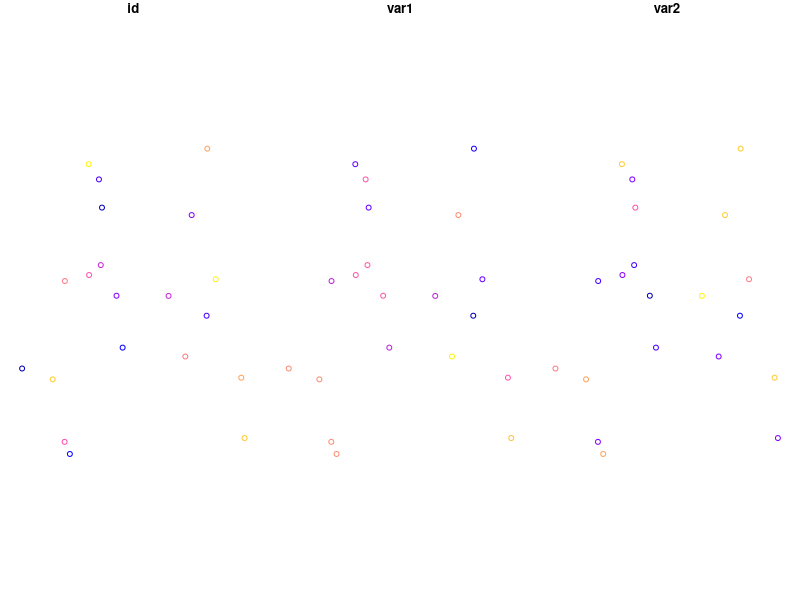
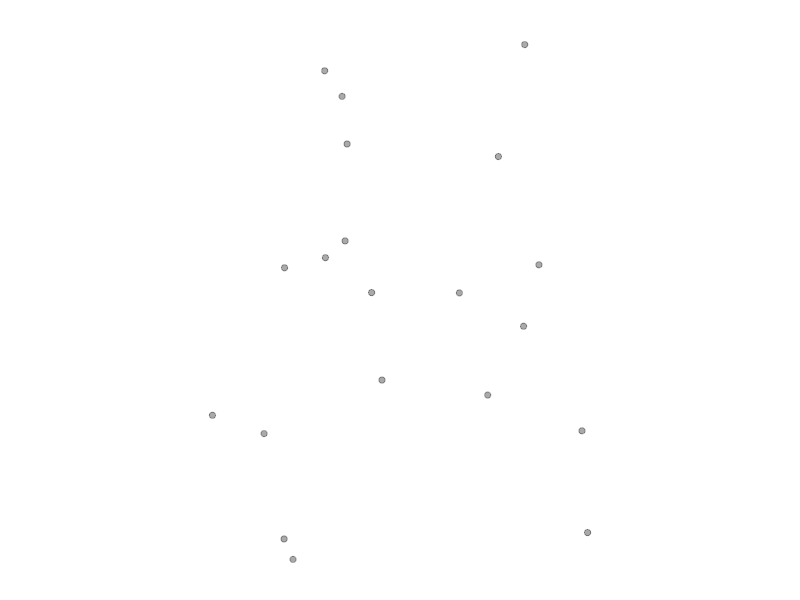
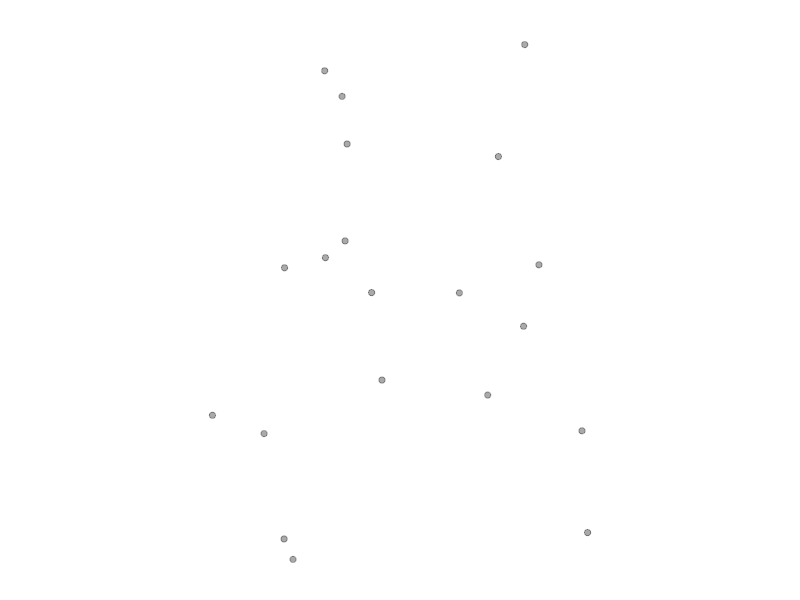
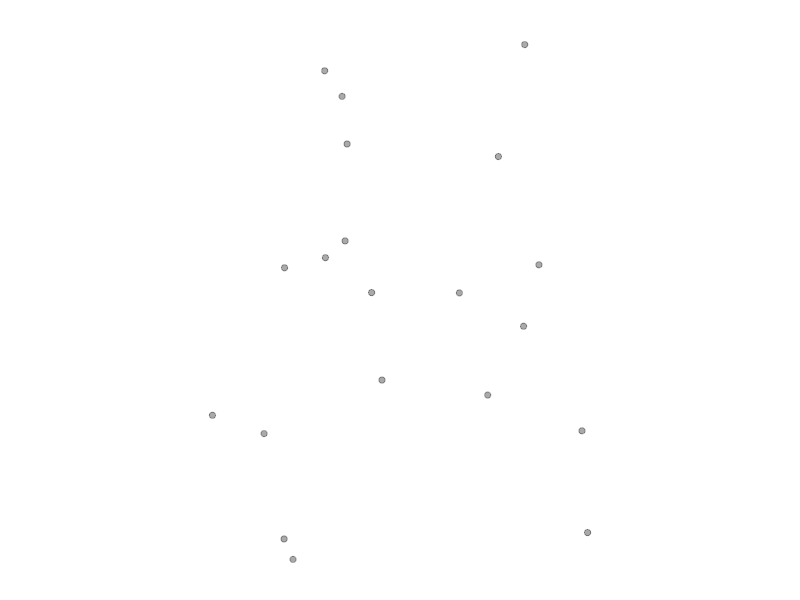
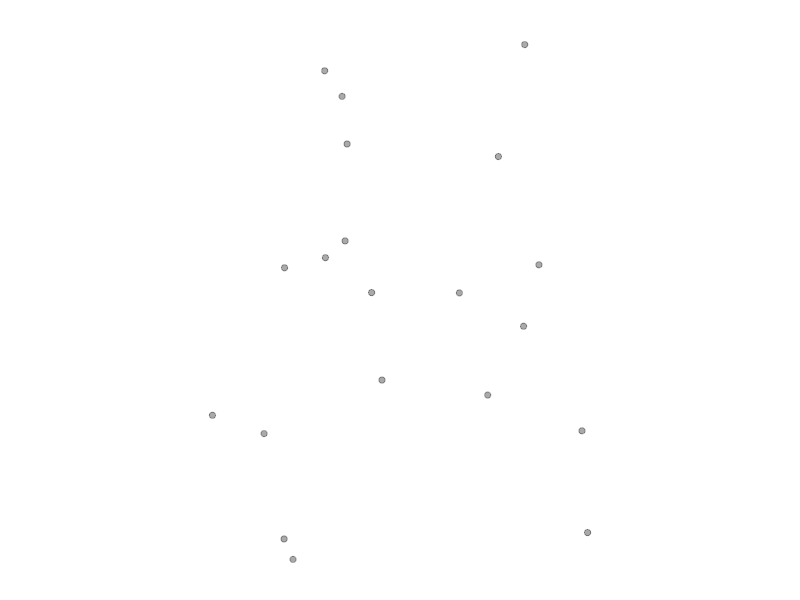
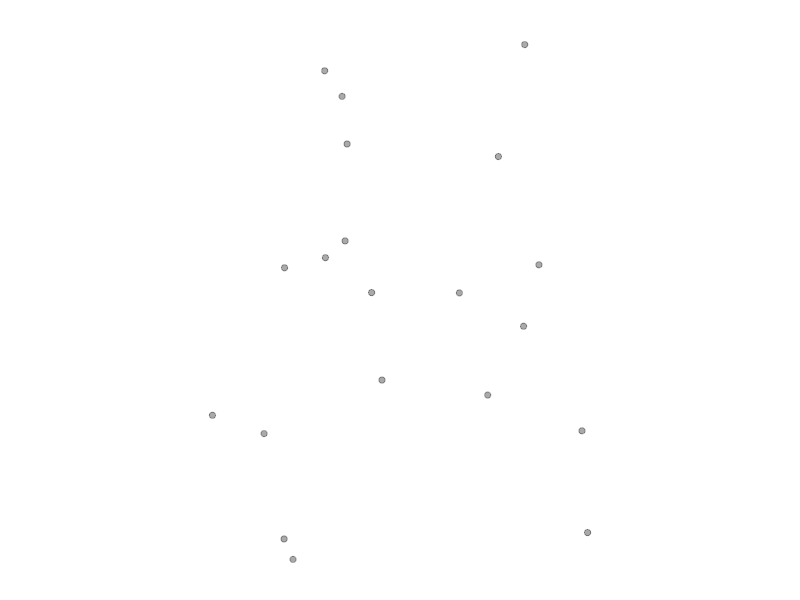
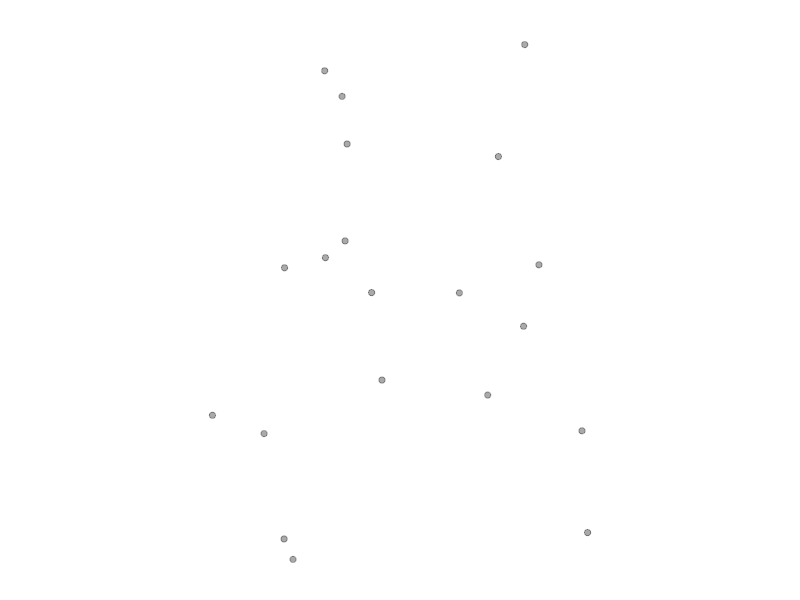
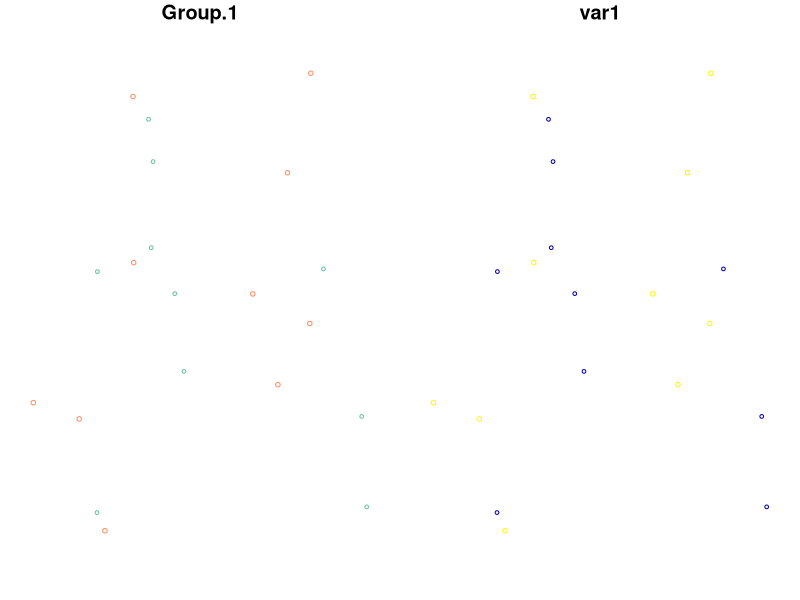

Here is the R script that generated these plots, in order:
## ---- chunk 1
mydata <- data.frame(
  id = 1:20,
  long = -82+2*runif(20),
  lat = 42+2*runif(20),
  var1 = rnorm(20),
  var2 = 10*runif(20)
)

library(sf)
spatData <- st_as_sf(mydata,
                     coords = c("long", "lat"),
                     crs = "+proj=longlat +ellps=WGS84 +datum=WGS84 +no_defs +towgs84=0,0,0")

knitr::kable(head(spatData))
plot(spatData)
## ---- chunk 2
spatData$var3 <- runif(20)
spatData$var4 <- spatData$var1 * spatData$var2
knitr::kable(head(spatData))
## ---- chunk 3
spatData$var3 <- spatData$var4 <- NULL
knitr::kable(head(spatData))
## ---- chunk 4
# Remove last 20 attributes
for(i in 1:5) spatData <- cbind(spatData, varSup = runif(20))
knitr::kable(head(spatData))
rem <- colnames(spatData)[4:8]
spatData <- spatData[, !colnames(spatData) %in% rem]
knitr::kable(head(spatData))

# Keep id, var1 and var2
for(i in 1:5) spatData <- cbind(spatData, varSup = runif(20))
knitr::kable(head(spatData))
keep <- c('id','var1','var2')
spatData <- spatData[, keep]
knitr::kable(head(spatData))
## ---- chunk 5
spatData$fact1 <- paste0('a', 1:2) # Create factor with 2 levels
spatData$fact2 <- paste0('b', 1:5) # Create factor with 5 levels
knitr::kable(head(spatData))
## ---- chunk 6
selectID <- 1:10
plot(spatData[, 1], col = '#00000055', pch = 20, cex = 1.25, main = '')
plot(spatData[selectID, 1], col = '#000000', add = T, pch = 1, cex = 2, lwd = 2)
## ---- chunk 7
# Select all values for var1 greater to or equal to 0
selectID <- spatData$var1 >= 0
plot(spatData[, 1], col = '#00000055', pch = 20, cex = 1.25, main = '')
plot(spatData[selectID, 1], col = '#000000', add = T, pch = 1, cex = 2, lwd = 2)

# var1 smaller than 0 and var2 higher than 5
selectID <- spatData$var1 < 0 & spatData$var2 < 5
plot(spatData[, 1], col = '#00000055', pch = 20, cex = 1.25, main = '')
plot(spatData[selectID, 1], col = '#000000', add = T, pch = 1, cex = 2, lwd = 2)

# fact1 equal to a1
selectID <- spatData$fact1 == 'a1'
plot(spatData[, 1], col = '#00000055', pch = 20, cex = 1.25, main = '')
plot(spatData[selectID, 1], col = '#000000', add = T, pch = 1, cex = 2, lwd = 2)

# fact1 equal to a1 or var1 greater than 0
selectID <- spatData$fact1 == 'a1' | spatData$var1 > 0
plot(spatData[, 1], col = '#00000055', pch = 20, cex = 1.25, main = '')
plot(spatData[selectID, 1], col = '#000000', add = T, pch = 1, cex = 2, lwd = 2)

# fact2 equal to b3 or b4
selectID <- spatData$fact2 %in% c('b3','b4')
plot(spatData[, 1], col = '#00000055', pch = 20, cex = 1.25, main = '')
plot(spatData[selectID, 1], col = '#000000', add = T, pch = 1, cex = 2, lwd = 2)
## ---- chunk 8
# Create data.frame with id field similar to that in the spatial object
joinData <- data.frame(id = seq(1, 20, by = 2),
                       var3 = rnorm(10))

# Join with attributes table of spatial object
library(dplyr)
spatData <- left_join(spatData, joinData)
knitr::kable(head(spatData))
## ---- chunk 9
aggData <- aggregate(spatData['var1'], by = list(spatData$fact1), FUN = sum)
knitr::kable(head(aggData))
plot(aggData, cex = abs(aggData$var1))
